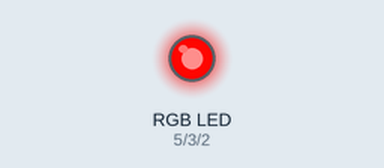
Recording of a sketch running on a simulated Arduino Nano Every. Shown: an RGB LED mixed from three pins (HIGH = lit). Dim RGB values are drawn brighter than linear.

Above: at 0.15 s.
At 3.15 s:
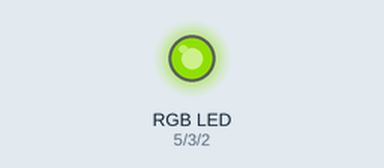
At 10.43 s:
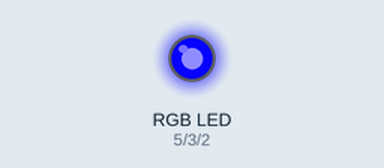
At 19.77 s:
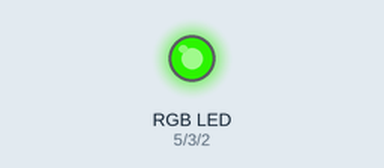
At 29.46 s:
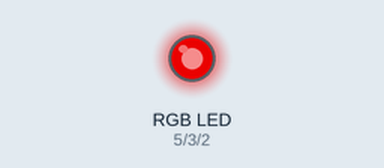
At 39.69 s:
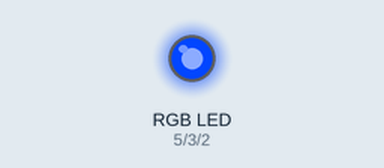
Timing chart, 0 to 40.0 s (numbered marks = the images above):
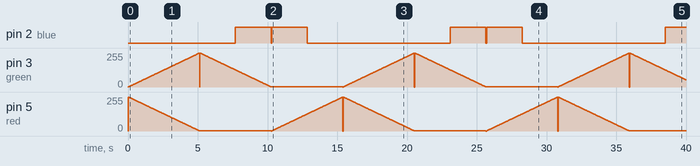

The sketch:

rgbLED.ino
```cpp
/*
 *  RGB LED Color loop
 *  in this circuit a common anode LED is conencted to 5V
 *  with an Arduino Nano Every, pins 2, 3, and 5 are
 *  connected in series to a 220 ohm resistor throgh the R, G, and B pins
 *  based in aprt off some old code from Clay Shirky
 */

const int blue = 2; // blue leg conected to pin 2 in series with a 220 ohm resistor
const int green = 3; // blue leg conected to pin 3 in series with a 220 ohm resistor
const int red = 5; // red leg conected to pin 5 in series with 220 ohm resistor

// variables for LED brightness
// becsause the LED I used was commom anode
// the values are inverted from what you wouid typically
// use. ex. - a value of 255 is off,
// and a value of 0 is full brightness
int rVal = 255;
int gVal = 255;
int bVal = 255;

// a counter to move through the various values
int counter = 0;

void setup() {
  // set up the pins as putputs
  pinMode(red, OUTPUT);
  pinMode(green, OUTPUT);
  pinMode(blue, OUTPUT);
}

void loop() {
  // fade theough all the colors of a RGB LED

  if (counter < 341) {
    int locVal = (counter * 3) / 4; // Normalize to 0-255

    rVal = 256 - locVal;  // Red from off to full bright
    gVal = locVal;        // Green from full to off
    bVal = 1;             // Blue on
  } else if (counter < 682) {
    int locVal = ( (counter - 341) * 3) / 4; // Normalize to 0-255

    rVal = 1;            // Red on
    gVal = 256 - locVal; // Green from off to full bright
    bVal = locVal;       // Blue from full bright to off
  } else {
    int locVal = ( (counter - 683) * 3) / 4; // Normalize to 0-255

    rVal = locVal;       // Red from full bright to off
    gVal = 1;            // Green on
    bVal = 256 - locVal; // Blue from off to full bright
  }
  // Write values to LED pins
  analogWrite(red, rVal);
  analogWrite(green, gVal);
  analogWrite(blue, bVal);

  // increment counter
  counter++;
  if (counter >= 1024) counter = 0; // reset as needed

  // brief pause to see changes
  delay(15);

}
```
